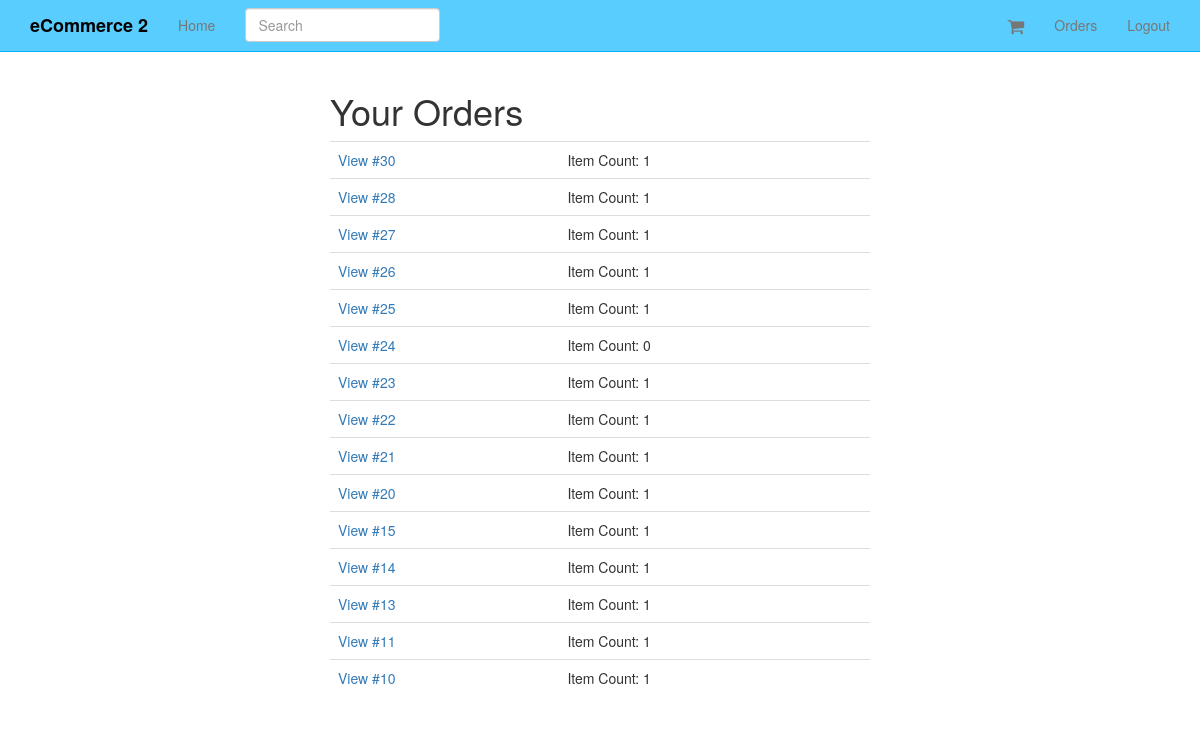
The page /orders/ (signed in) on the database as committed earlier.
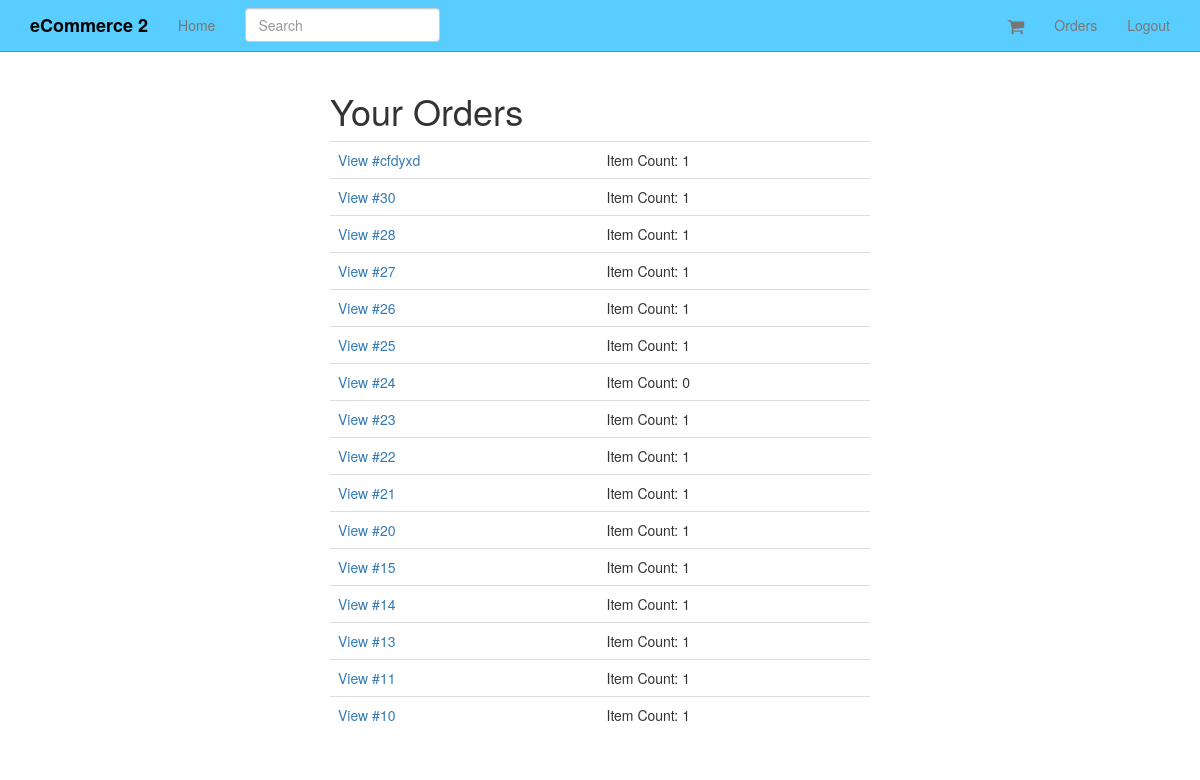
The same page on the database as committed later.
### orders/models.py (models this page shows, shortened)
class Order(models.Model):
	status = models.CharField(max_length=120, choices=ORDER_STATUS_CHOICES, default='created')
	cart = models.ForeignKey(Cart)
	user = models.ForeignKey(UserCheckout, null=True)
	billing_address = models.ForeignKey(UserAddress, related_name='billing_address', null=True)
	shipping_address = models.ForeignKey(UserAddress, related_name='shipping_address', null=True)
	shipping_total_price = models.DecimalField(max_digits=50, decimal_places=2, default=5.99)
	order_total = models.DecimalField(max_digits=50, decimal_places=2, )
	order_id = models.CharField(max_length=20, null=True, blank=True)
	class Meta:
		ordering = ['-id']
	def get_absolute_url(self):
		return reverse("order_detail", kwargs={"pk": self.pk})

### carts/models.py (models this page shows)
class Cart(models.Model):
	user = models.ForeignKey(settings.AUTH_USER_MODEL, null=True, blank=True)
	items = models.ManyToManyField(Variation, through=CartItem)
	timestamp = models.DateTimeField(auto_now_add=True, auto_now=False)
	updated = models.DateTimeField(auto_now_add=False, auto_now=True)
	subtotal = models.DecimalField(max_digits=50, decimal_places=2, default=25.00)
	tax_percentage  = models.DecimalField(max_digits=10, decimal_places=5, default=0.085)
	tax_total = models.DecimalField(max_digits=50, decimal_places=2, default=25.00)
	total = models.DecimalField(max_digits=50, decimal_places=2, default=25.00)
	def __unicode__(self):
		return str(self.id)
	def update_subtotal(self):
		print "updating..."
		subtotal = 0
		items = self.cartitem_set.all()
		for item in items:
			subtotal += item.line_item_total
		self.subtotal = "%.2f" %(subtotal)
		self.save()

### orders/views.py (the view)
# urls.py: url(r'^orders/$', OrderList.as_view(), name='orders'),
class OrderList(LoginRequiredMixin, ListView):
	queryset = Order.objects.all()
	def get_queryset(self):
		user_check_id = self.request.user.id
		user_checkout = UserCheckout.objects.get(id=user_check_id)
		return super(OrderList, self).get_queryset().filter(user=user_checkout)

### orders/mixins.py (called while the page is built)
	@method_decorator(login_required)
	def dispatch(self, request, *args, **kwargs):
		return super(LoginRequiredMixin, self).dispatch(request,*args, **kwargs)

### orders/templates/orders/order_list.html
{% extends "base.html" %}
{% block content %}
{% if object_list|length <= 0 %}
<div class='col-sm-6 col-sm-offset-3 text-center'>
<p class='lead'>
You do not currently have orders.
</p>
</div>
{% else  %}
<div class='col-sm-6 col-sm-offset-3'>
<h1>Your Orders</h1>
<table class='table'>
{% for object in object_list %}
<tr>
<td>
<a href='{{ object.get_absolute_url }}'>View #{% if object.order_id %}{{ object.order_id }}{% else %}{{ object.id }}{% endif %}</a>
</td>
<td>
Item Count: {{ object.cart.items.count }}
</td>
</tr>
{% endfor %}
</table>
</div>
{% endif %}
{% endblock %}

### templates/base.html (shortened to what this page needs)
{% load staticfiles %}
<!DOCTYPE html>
<html lang="en">
  <head>
    {% include 'head_css.html' %}
  </head>
  <body>
  {% include 'navbar.html' %}
    <div class="container">
            {% block content %}
            {% endblock %}
    </div>
  </body>
</html>

### templates/head_css.html
{% load staticfiles %}
    <link rel="stylesheet" href="//maxcdn.bootstrapcdn.com/font-awesome/4.3.0/css/font-awesome.min.css">
    <link href="{% static 'css/bootstrap.min.css' %}" rel="stylesheet">
    <link href="{% static 'css/navbar-static-top.css' %}" rel="stylesheet">
     <link href="{% static 'css/custom.css' %}" rel="stylesheet">

### templates/navbar.html (shortened to what this page needs)
   {% load staticfiles %}
    <nav class="navbar navbar-default navbar-static-top">
      <div class="container">
        <div class="navbar-header">
          <a class="navbar-brand" href="{% url 'home' %}">eCommerce 2</a>
        </div>
        <div id="navbar" class="navbar-collapse collapse">
          <ul class="nav navbar-nav">
            <li><a href="{% url 'home' %}">Home</a></li>
            <form class="navbar-form navbar-left" method="GET" role="search" action='{% url "products" %}'>
            <div class="form-group">
              <input type="text" class="form-control" placeholder="Search" name="q" value='{{ request.GET.q }}'>
            </div>
          </form>
          </ul>
          <ul class="nav navbar-nav navbar-right">
          <li>
            <a href='{% url "cart" %}'><i class="fa fa-shopping-cart fa-navbar-cart"></i> </a>
          </li>
          {% if request.user.is_authenticated %}
          <li><a href="{% url 'orders' %}">Orders</a></li>
            <li><a href="{% url 'auth_logout' %}">Logout</a></li>
            {% endif %}
          </ul>
        </div>
      </div>
    </nav>

### templates/javascript.html (shortened to what this page needs)
{% load staticfiles %}

### static_in_pro/our_static/css/navbar-static-top.css (style rules this page uses)
body { min-height: 1000px; }
.navbar-static-top { margin-bottom: 19px; background-color: #5ACDFF; border-color: #00B2FF; }
.navbar-default .navbar-brand { color: #000; font-weight: 900; }

### static_in_pro/our_static/css/custom.css (style rules this page uses)
.fa-navbar-cart { font-size: 18px; vertical-align: middle; }

Rows that differ between the two databases and show on the page:
added Order: order_id "cfdyxd", cart.items.count "1"
